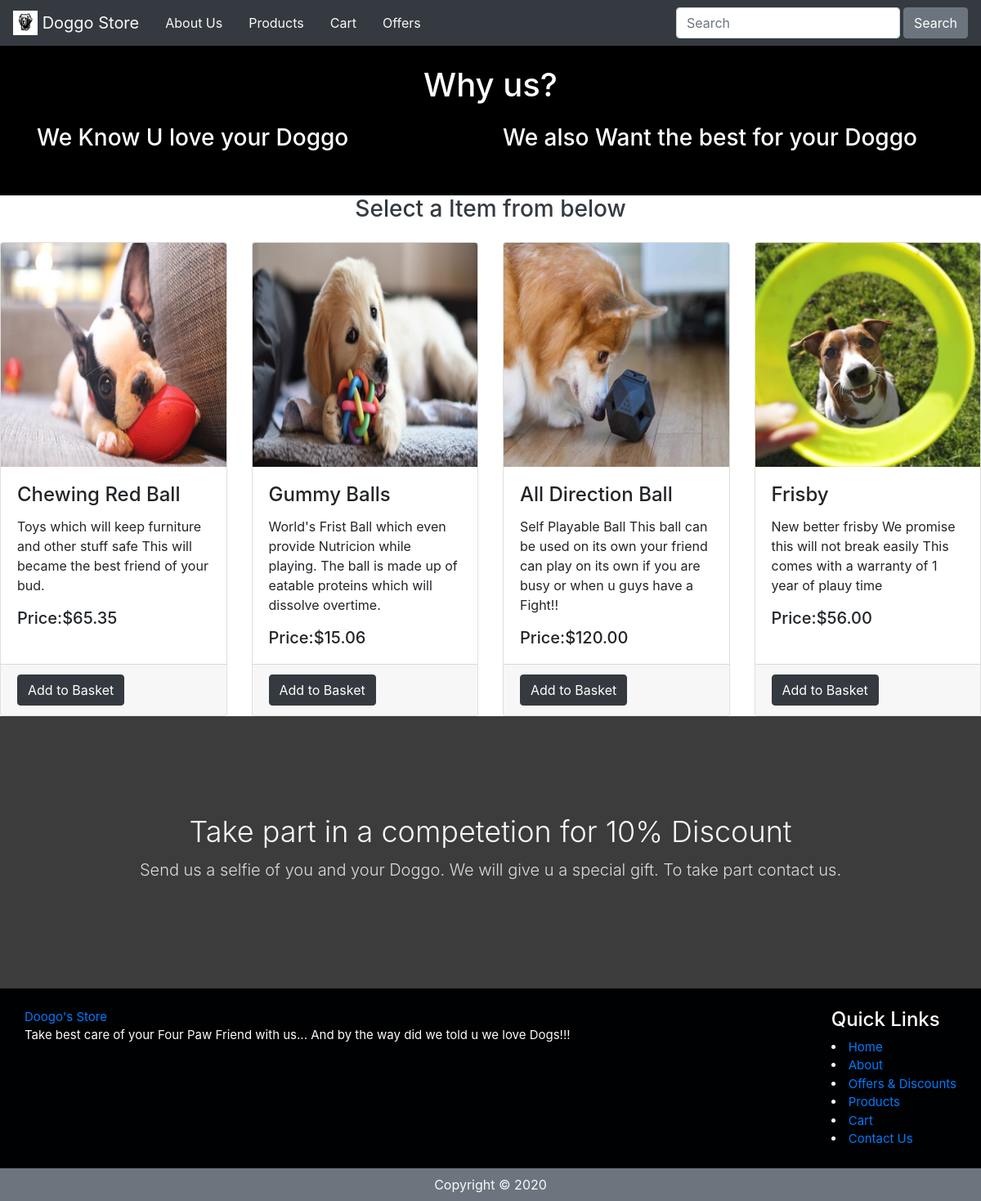
/item/2/, run on the app's committed database.
### doggosstore/models.py (models this page shows, shortened)
class Item(db.Model):
    __tablename__='item'
    id = db.Column(db.Integer, primary_key=True)
    name = db.Column(db.String(64),nullable=False)
    description = db.Column(db.String(500), nullable=False)
    image = db.Column(db.String(60), nullable=False)
    price = db.Column(db.Float, nullable=False)
    date = db.Column(db.DateTime, nullable=False)
    product_id = db.Column(db.Integer, db.ForeignKey('product.id'))

### doggosstore/views.py (the view)
@bp.route('/item/<int:productid>/')
def items(productid):
    item = Item.query.filter(Item.product_id == productid)
    return render_template('products.html', item = item)

### doggosstore/templates/Products.html (shortened to what this page needs)
{% extends 'base.html' %}
{% block main %}
 <section class="first">
    <div class="container">
        <div class="text-white text-center">
            <div>
                <p class="h1 text-white mb-4">Why us?</p>
            </div>
        </div>
        <div >
        <div class="row">
            <div class="col-md-6">
                <article>
                    <h3 class="h3 text-white">We Know U love your Doggo</h3>
                </article>
            </div>
            <div>
                <div class="col-md-12">
                    <article>
                        <h3 class="h3 text-white">We also Want the best for your Doggo</h3>
                    </article>
                </div>
            </div>
        </div>
        </div>
        <hr>
    </div>
</section>
<section>
    <div class="text-dark text-center">
        <div>
            <p class="h3 text-dark mb-4">Select a Item from below</p>
        </div>
    </div>
    <div class="card-deck">
        {% for item in item%}
        <div class="card">
            <img class="card-img-top" src="{{url_for('static', filename='img/'+item.image)}}" alt="Card image">
            <div class="card-body">
                <h4 class="card-title">{{item.name}}</h4>
                <p class="card-text">{{item.description}}</p>
                <h5 class="card-text">Price:{{ "$%.2f"|format(item.price) }}</h5>
            </div>
            <div class="card-footer">
                <form action="{{ url_for('main.order') }}">
                    <input class="btn btn-dark" type="submit" value="Add to Basket">
                </form>
            </div>
        </div>
        {% endfor %}
    </div>
</section>
{% endblock %}

### doggosstore/templates/base.html (shortened to what this page needs)
<!DOCTYPE html>
<html lang="en">
<head>
    <link rel="stylesheet" href="https://stackpath.bootstrapcdn.com/bootstrap/4.3.1/css/bootstrap.min.css"
>
    <link rel="stylesheet" href="{{url_for('static', filename='css/style.css')}}">
</head>
<body>
    <header>
        <nav class="navbar navbar-expand-lg navbar-light bg-dark">
            <a class="navbar-brand text-light" href="{{ url_for('main.index') }}">
                <img src="{{url_for('static', filename='img/DoggoStore.jpeg')}}" width="30" height="30" class="d-inline-block align-top"
                    alt="Milton Tours Logo">
                Doggo Store
            </a>
            <div class="collapse navbar-collapse" id="navbarNav">
                <a class="nav-item nav-link text-light active" href="#aboutus">About Us</a>
                <a class="nav-item nav-link text-light" href="{{url_for('main.index', _anchor='products_anchor')}}">Products</a>
                <a class="nav-item nav-link text-light" href="{{url_for('main.order')}}">Cart</a>
                <a class="nav-item nav-link text-light" href="#offer">Offers</a>
                <ul class="nav navbar-nav ml-auto">
                    <li class="nav-item">
                        <form class="form-inline my-2 my-lg-0 ml-5" action="{{url_for('main.search')}}">
                            <input class="form-control" type="search" placeholder="Search" aria-label="Search" name="search">
                            <button class="btn btn-outline-white btn btn-secondary btn-s my-0 ml-1"
                                type="submit">Search</button>
                        </form>
                    </li>
                </ul>
        </nav>
    </header>
    <div>
        <main>
            {% block main %}{% endblock %}
        </main>
    </div>
    <section id="offer" class="discount-area">
        <div class="container" >
            <div class="discount-text">
            <h2 class="lead text-center">Take part in a competetion for 10% Discount</h2>
            <p class="lead text-center">Send us a selfie of you and your Doggo. We will give u a special gift. To take part contact us.</p>
            </div>
        </div>
    </section>
    <footer class="footer">
        <div class="footer-text">
            <div class="container">
                <div class="row d-flex justify-content-between">
                    <div class="single-footer-caption mb-50">
                         <div class="single-footer-caption mb-30">
                             <div class="footer-logo">
                                 <a href="{{ url_for('main.index') }}">Doogo's Store</a>
                            </div>
                            <div class="footer-tittle">
                                 <div class="footer-text2">
                                     <p>Take best care of your Four Paw Friend with us... And by the way did we told u we love Dogs!!!</p>
                                 </div>
                            </div>
                         </div>
                       </div>
                        <div class="footer-tittlle">
                            <h4>Quick Links</h4>
                                <li><a href="{{ url_for('main.index') }}">Home</a></li>
                                <li><a href="#aboutus">About</a></li>
                                <li><a href="#offer"> Offers & Discounts</a></li>
                                <li><a href="{{url_for('main.index', _anchor='products_anchor')}}">Products</a></li>
                                <li><a href="{{url_for('main.order')}}">Cart</a></li>
                                <li><a href="">  Contact Us</a></li>
                        </div>
                    </div>
                </div>
            </div>
    </footer>
    <div class="text-center py-2 bg-secondary">
        <span class="text-light">Copyright &copy; 2020</span>
    </div>
</body>
</html>

### doggosstore/static/css/style.css (style rules this page uses)
.discount-area { position: relative; z-index: 1; background-color: #3c3c3c; padding-top: 10%; padding-bottom: 10%; }
.discount-area .discount-text { position: relative; z-index: 1; }
.discount-area .discount-text h2 { font-size: 36px; margin-bottom: 10px; color: ghostwhite; }
.discount-area .discount-text p { font-size: 20px; margin-bottom: 10px; color: gainsboro; }
.footer { position: relative; z-index: 1; background-color: rgb(0, 1, 2) ; padding-top: 2%; padding-bottom: 2%; }
.footer .footer-text { font-size: 15px; margin-bottom: 0px; color: snow; }

### doggosstore/templates/base.html (style rules this page uses)
.first { position: relative; padding-top: 2%; padding-bottom: 1%; background-color: black; }

### data on the page
Item: image (picture), name "Chewing Red Ball", description "Toys which will keep furniture and other stuff safe This will became the best friend of your bud.", price "$65.35"
Item: image (picture), name "Gummy Balls", description "World's Frist Ball which even provide Nutricion while playing. The ball is made up of eatable proteins which will dissolve overtime.", price "$15.06"
Item: image (picture), name "All Direction Ball", description "Self Playable Ball This ball can be used on its own your friend can play on its own if you are busy or when u guys have a Fight!!", price "$120.00"
Item: image (picture), name "Frisby", description "New better frisby We promise this will not break easily This comes with a warranty of 1 year of plauy time", price "$56.00"
